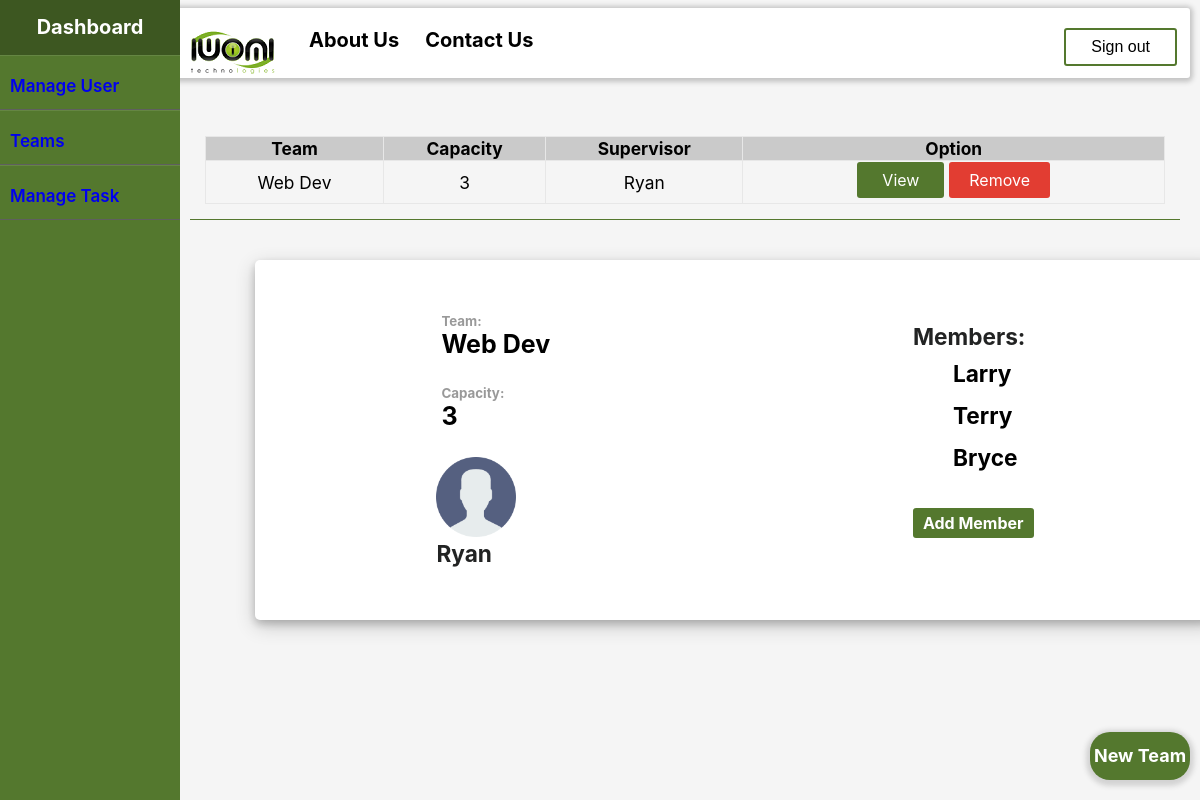
Page /manageteams.php (signed in) on the committed database.
### tables this page shows
CREATE TABLE IF NOT EXISTS `team` (
  `team_id` int(3) NOT NULL AUTO_INCREMENT,
  `teamName` varchar(20) NOT NULL,
  `capacity` int(2) NOT NULL,
  `supervisor` varchar(30) NOT NULL,
  PRIMARY KEY (`team_id`),
  KEY `team_id` (`team_id`),
  KEY `supervisor` (`supervisor`)
);

### manageteams.php (the view, shortened to what this page needs)
<?php
  $con = mysqli_connect('localhost','root','');
  mysqli_select_db($con, 'task');
  $userid = $_SESSION['login_user'];
  $sql = "SELECT * FROM team where supervisor='$userid'";
  $sql2 = mysqli_query($con, "SELECT * FROM team as t1 INNER JOIN supervisor as t2 ON t1.supervisor = t2.username WHERE username = '$userid'");
  $info = mysqli_query($con, $sql);
  $irow = mysqli_fetch_array($sql2);
  $que= "SELECT distinct username from intern as tab1 inner join grouping as tab2
	on tab1.team_id = tab2.team_id where tab1.team_id='".$irow['team_id']."'";
  $mem = mysqli_query($con, $que) or die( mysqli_error($con));
?>
<!DOCTYPE html>
<html>
<head>
	<link rel="stylesheet" href="css/dashboard.css" type="text/css">
</head>
 <body>
	<div id="container">
		<nav id="menu">
			<ul>
				<li class="menuitem"><a href="index.php"><img src = "pictures/iwomi-smaller.png" ></a></li>
				<li class="menuitem"><a href="about.php">About Us</a></li>
				<li class="menuitem"><a href="contact.php">Contact Us</a></li>
				<li>
					<ul>
						<li class ="signup"><a href = "index.php"><button class = "button buttongreen">Sign out</button></a>
						</li>
					</ul>
				</li>
			</ul>
	    </nav>
		 <aside>
			<nav id="leftmenu">
				<a href = "dashboard.php"><h3>Dashboard</h3></a>
				<ul>
					<a href="manageUser.php"><li>Manage User</li></a>
					<a href="manageteams.php"><li>Teams</li></a>
					<a href="view.php"><li>Manage Task</li></a>
				</ul>
			</nav>
		</aside>
		<section>
			<table align=center>
				<tr align= 'center'>
					<thead>
						<th>Team</th>
						<th>Capacity</th>
						<th>Supervisor</th>
						<th>Option</th>
					</thead>
				</tr>
				<tr>
				<?php
					while($row= mysqli_fetch_array($info))
					{
					echo "<td>".$row['teamName']."</td>";
					echo "<td>".$row['capacity']."</td>";
					echo "<td>".$row['supervisor']."</td>";
					echo "<td><div class='button'>View</div>	<div class='delete'>Remove</div></td>";
					}
				?>
			</table>
		</section>
		<div class="content">
			<div class="cards">
				<div class="card" id="card">
					<div class="box">
						<h3>Team:</h3>
						<h2><?php echo $irow['teamName'] ?></h2>
						<br>
						<h3>Capacity:</h3><h2><?php echo $irow['capacity'] ?></h2>
						<br>
						<img src="pictures/user.png" alt="#" width="80px" height="80px">
						<h1><?php echo $userid ?></h1>
					</div>
					<div class="icon">
						<h1>Members:</h1>
						<ul>
						<?php
							while($row=mysqli_fetch_array($mem)){
								echo"<li class='member'>".$row['username']."</li>";
							}
						?>
						</ul>
						<br>
						<br>
						<div class="add" method="POST" name="member" onclick="addmem(this)">Add Member</div>
						<br><br><br>
					</div>
				</div>
			</div>
		</div>
		<div id="newtm" onclick="appear(this)">
			<p >New Team</p>
		</div>
	</div>
</body>
</html>

### rows in the picture
team: teamName "Web Dev", capacity "3", supervisor "Ryan"

### other values in the picture
$userid "Ryan"
$row['username'] "Larry"
$row['username'] "Terry"
$row['username'] "Bryce"
